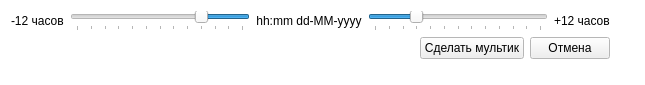
<?xml version="1.0" encoding="UTF-8"?>
<ui version="4.0">
 <class>MultiRadar</class>
 <widget class="QWidget" name="MultiRadar">
  <property name="geometry">
   <rect>
    <x>0</x>
    <y>0</y>
    <width>645</width>
    <height>85</height>
   </rect>
  </property>
  <property name="sizePolicy">
   <sizepolicy hsizetype="Expanding" vsizetype="Expanding">
    <horstretch>0</horstretch>
    <verstretch>0</verstretch>
   </sizepolicy>
  </property>
  <property name="palette">
   <palette>
    <active>
     <colorrole role="Base">
      <brush brushstyle="SolidPattern">
       <color alpha="255">
        <red>255</red>
        <green>255</green>
        <blue>255</blue>
       </color>
      </brush>
     </colorrole>
     <colorrole role="Window">
      <brush brushstyle="SolidPattern">
       <color alpha="255">
        <red>255</red>
        <green>255</green>
        <blue>255</blue>
       </color>
      </brush>
     </colorrole>
    </active>
    <inactive>
     <colorrole role="Base">
      <brush brushstyle="SolidPattern">
       <color alpha="255">
        <red>255</red>
        <green>255</green>
        <blue>255</blue>
       </color>
      </brush>
     </colorrole>
     <colorrole role="Window">
      <brush brushstyle="SolidPattern">
       <color alpha="255">
        <red>255</red>
        <green>255</green>
        <blue>255</blue>
       </color>
      </brush>
     </colorrole>
    </inactive>
    <disabled>
     <colorrole role="Base">
      <brush brushstyle="SolidPattern">
       <color alpha="255">
        <red>255</red>
        <green>255</green>
        <blue>255</blue>
       </color>
      </brush>
     </colorrole>
     <colorrole role="Window">
      <brush brushstyle="SolidPattern">
       <color alpha="255">
        <red>255</red>
        <green>255</green>
        <blue>255</blue>
       </color>
      </brush>
     </colorrole>
    </disabled>
   </palette>
  </property>
  <property name="windowTitle">
   <string>Мультик</string>
  </property>
  <layout class="QGridLayout" name="gridLayout_3">
   <item row="0" column="0">
    <layout class="QGridLayout" name="gridLayout_2">
     <item row="0" column="0" colspan="3">
      <layout class="QGridLayout" name="gridLayout">
       <item row="0" column="0">
        <widget class="QLabel" name="lblpast">
         <property name="text">
          <string>-12 часов</string>
         </property>
        </widget>
       </item>
       <item row="0" column="1">
        <widget class="QSlider" name="spinpast">
         <property name="minimumSize">
          <size>
           <width>180</width>
           <height>0</height>
          </size>
         </property>
         <property name="layoutDirection">
          <enum>Qt::RightToLeft</enum>
         </property>
         <property name="maximum">
          <number>12</number>
         </property>
         <property name="pageStep">
          <number>3</number>
         </property>
         <property name="value">
          <number>3</number>
         </property>
         <property name="orientation">
          <enum>Qt::Horizontal</enum>
         </property>
         <property name="tickPosition">
          <enum>QSlider::TicksBelow</enum>
         </property>
        </widget>
       </item>
       <item row="0" column="2">
        <widget class="QLabel" name="lblterm">
         <property name="text">
          <string>hh:mm dd-MM-yyyy</string>
         </property>
         <property name="alignment">
          <set>Qt::AlignCenter</set>
         </property>
        </widget>
       </item>
       <item row="0" column="3">
        <widget class="QSlider" name="spinfuture">
         <property name="minimumSize">
          <size>
           <width>180</width>
           <height>0</height>
          </size>
         </property>
         <property name="maximum">
          <number>12</number>
         </property>
         <property name="pageStep">
          <number>3</number>
         </property>
         <property name="value">
          <number>3</number>
         </property>
         <property name="tracking">
          <bool>true</bool>
         </property>
         <property name="orientation">
          <enum>Qt::Horizontal</enum>
         </property>
         <property name="tickPosition">
          <enum>QSlider::TicksBelow</enum>
         </property>
        </widget>
       </item>
       <item row="0" column="4">
        <widget class="QLabel" name="lblfuture">
         <property name="text">
          <string>+12 часов</string>
         </property>
        </widget>
       </item>
      </layout>
     </item>
     <item row="1" column="0">
      <spacer name="horizontalSpacer">
       <property name="orientation">
        <enum>Qt::Horizontal</enum>
       </property>
       <property name="sizeHint" stdset="0">
        <size>
         <width>318</width>
         <height>20</height>
        </size>
       </property>
      </spacer>
     </item>
     <item row="1" column="1">
      <widget class="QPushButton" name="okbtn">
       <property name="text">
        <string>Сделать мультик</string>
       </property>
      </widget>
     </item>
     <item row="1" column="2">
      <widget class="QPushButton" name="nobtn">
       <property name="text">
        <string>Отмена</string>
       </property>
      </widget>
     </item>
    </layout>
   </item>
   <item row="0" column="1">
    <spacer name="horizontalSpacer_2">
     <property name="orientation">
      <enum>Qt::Horizontal</enum>
     </property>
     <property name="sizeHint" stdset="0">
      <size>
       <width>1</width>
       <height>20</height>
      </size>
     </property>
    </spacer>
   </item>
   <item row="1" column="0">
    <spacer name="verticalSpacer">
     <property name="orientation">
      <enum>Qt::Vertical</enum>
     </property>
     <property name="sizeHint" stdset="0">
      <size>
       <width>20</width>
       <height>1</height>
      </size>
     </property>
    </spacer>
   </item>
  </layout>
 </widget>
 <resources>
  <include location="../../../etc/meteo.icons.qrc"/>
 </resources>
 <connections/>
</ui>
